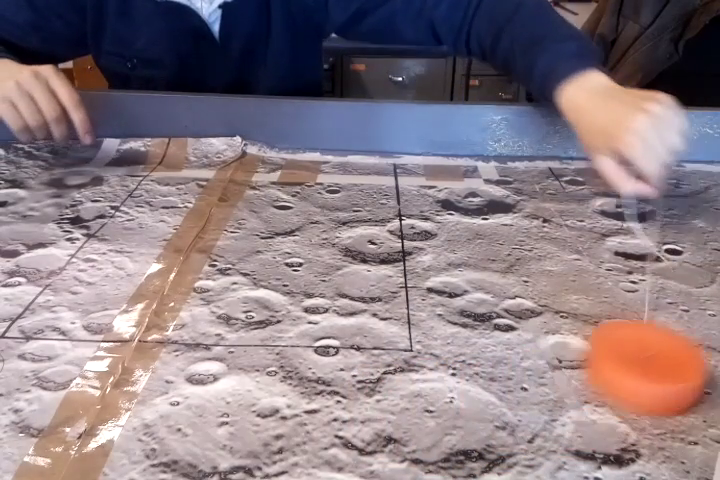
#> input picture frame 14 of OpenCV_code/object_tracking/video.mp4, 720 x 480 px
$ python object_tracking.py
#> lines starting #> are read from the running program, lines starting #| are printed output that depends on the picture
#> further down, frame is the input picture: shape (480, 720, 3); mean B, G, R 131.5, 125.1, 140.1
"""Tracking d'objet avec OpenCV"""

import cv2
import sys
import os; os.chdir(r"C:\Users\Armand\Dropbox\ISEP\a1\AIR\Sandbox\OpenCV\object_tracking")

def track(video_path, tracker_type, bbox, gui=False):
#> called with video_path = 'video.mp4', tracker_type = 'CSRT', bbox = (295, 330, 120, 120), gui = True
    print("tracker_type: {}".format(tracker_type))
    def create_tracker():
        if tracker_type == "BOOSTING":
            tracker = cv2.TrackerBoosting_create()
        if tracker_type == "MIL":
            tracker = cv2.TrackerMIL_create()
        if tracker_type == "KCF":
            tracker = cv2.TrackerKCF_create()
        if tracker_type == "TLD":
            tracker = cv2.TrackerTLD_create()
        if tracker_type == "MEDIANFLOW":
            tracker = cv2.TrackerMedianFlow_create()
        if tracker_type == "GOTURN":
            tracker = cv2.TrackerGOTURN_create()
        if tracker_type == "MOSSE":
            tracker = cv2.TrackerMOSSE_create()
        if tracker_type == "CSRT":
            tracker = cv2.TrackerCSRT_create()
        return tracker

    tracker = create_tracker()

    # Read video
    video = cv2.VideoCapture(video_path)

    # Exit if video not opened.
    if not video.isOpened():
        print("Could not open video")
        sys.exit()

    # Read first frame.
    ok, frame = video.read()
    if not ok:
        print("Cannot read video file")
        sys.exit()

    # if gui:
    #     # Uncomment the line below to select a different bounding box
    #     bbox = cv2.selectROI(frame, False)

    # Initialize tracker with first frame and bounding box
    tracker.init(frame, bbox)

    while True:
        # Read a new frame
        ok, frame = video.read()
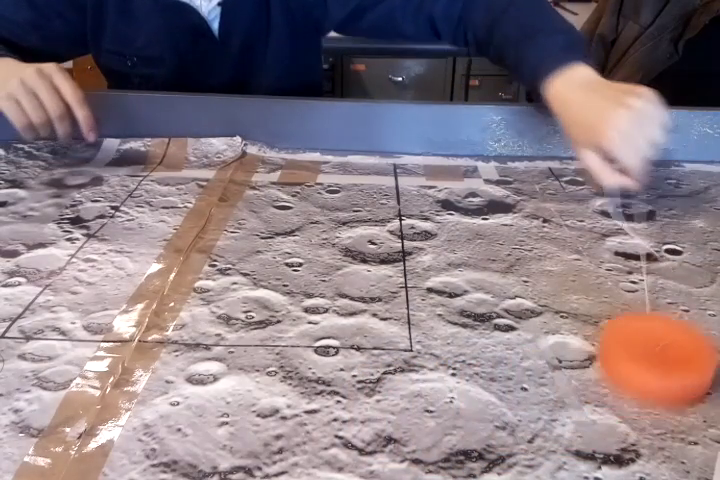
#> input picture frame 15 of OpenCV_code/object_tracking/video.mp4, 720 x 480 px
#> frame is the input picture: shape (480, 720, 3); mean B, G, R 131.2, 124.4, 138.7
        if not ok:
            break

        # Start timer
        timer = cv2.getTickCount()

        # Update tracker
        ok, bbox = tracker.update(frame)
#> ok = True; bbox = (295, 330, 120, 120)
        print("bbox: {}".format(bbox))
#| bbox: (295, 330, 120, 120)

        # Calculate Frames per second (FPS)
        fps = cv2.getTickFrequency() / (cv2.getTickCount() - timer)

        # Draw bounding box
        if ok:
            if gui:
                # Tracking success
                p1 = (int(bbox[0]), int(bbox[1]))
#> p1 = (295, 330)
                p2 = (int(bbox[0] + bbox[2]), int(bbox[1] + bbox[3]))
#> p2 = (415, 450)
                cv2.rectangle(frame, p1, p2, (255, 0, 0), 2, 1)
        else:
            # Tracking failure
            cv2.putText(frame, "Tracking failure detected", (100, 80), cv2.FONT_HERSHEY_SIMPLEX, 0.75, (0, 0, 255), 2)

        if gui:
            # Display tracker type on frame
            cv2.putText(frame, tracker_type + " Tracker", (100, 20), cv2.FONT_HERSHEY_SIMPLEX, 0.75, (50, 170, 50), 2);

            # Display FPS on frame
            cv2.putText(frame, "FPS : " + str(int(fps)), (100, 50), cv2.FONT_HERSHEY_SIMPLEX, 0.75, (50, 170, 50), 2);
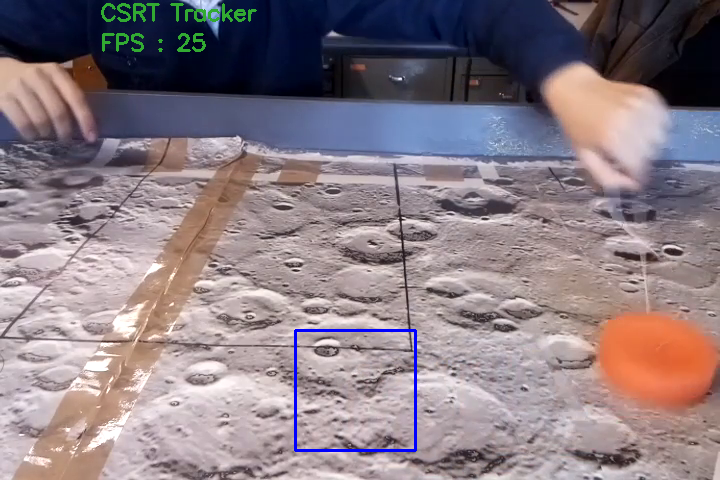
#> frame: shape (480, 720, 3); mean B, G, R 131.5, 124.4, 138.1

            # Display result
            cv2.imshow("Tracking", frame)

            # sleep(.1)
            # os.system('pause')

            # Exit if ESC pressed
            k = cv2.waitKey(1) & 0xff
#> (key Esc is pressed here)
            if k == 27:
                break


video_path = "video.mp4"
video = cv2.VideoCapture(video_path)
status, frame = video.read()
if status:
    cv2.imwrite("frame.jpg", frame)
else:
    print("Could not load video first frame")

cX, cY = 355, 390  # coordonnées du centre de l'objet à tracker sur la première image de la vidéo
radius = 60  # moitié de la longueur du côté du cadre initial qu'on choisit autour de l'objet à tracker
bbox = (cX-radius, cY-radius, 2*radius, 2*radius)  # définition du cadre initial

tracker_types = ["BOOSTING", "MIL", "KCF", "TLD", "MEDIANFLOW", "GOTURN", "MOSSE", "CSRT"]
tracker_type = tracker_types[7]  # choisir un algorithme de tracking; KCF et CSRT semble bien fonctionner

track(video_path, tracker_type, bbox, gui=True)

$ run again, starting later in the video
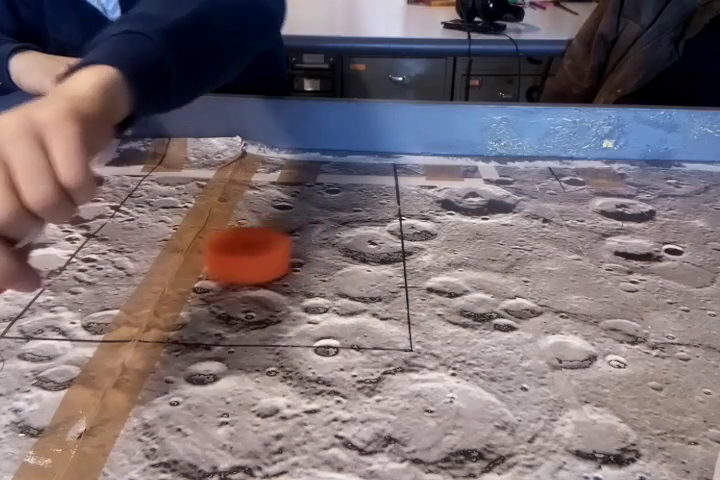
#> input picture frame 64 of OpenCV_code/object_tracking/video.mp4, 720 x 480 px
#> frame is the input picture: shape (480, 720, 3); mean B, G, R 114.3, 110.1, 121.8
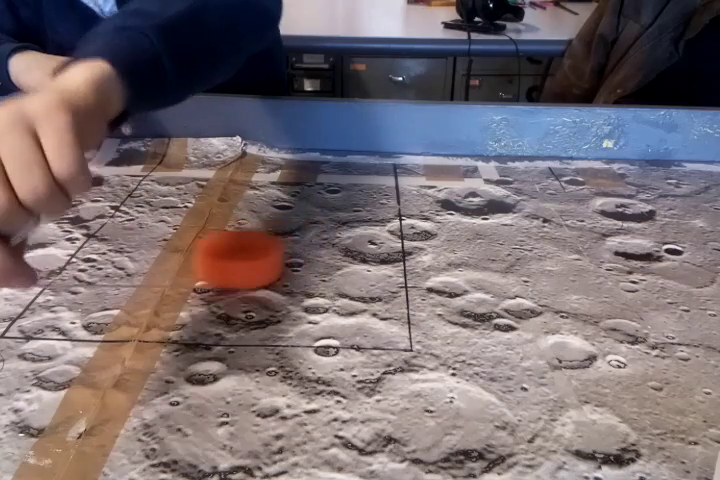
#> input picture frame 65 of OpenCV_code/object_tracking/video.mp4, 720 x 480 px
#> in track, frame is the input picture: shape (480, 720, 3); mean B, G, R 113.2, 109.5, 120.9
#> ok = True; bbox = (295, 330, 120, 120)
#| bbox: (295, 330, 120, 120)
#> p1 = (295, 330)
#> p2 = (415, 450)
#> in track, `cv2.putText(frame, "FPS : " + str(int(fps)), (100, 50), cv2.FONT_HERSH..`:
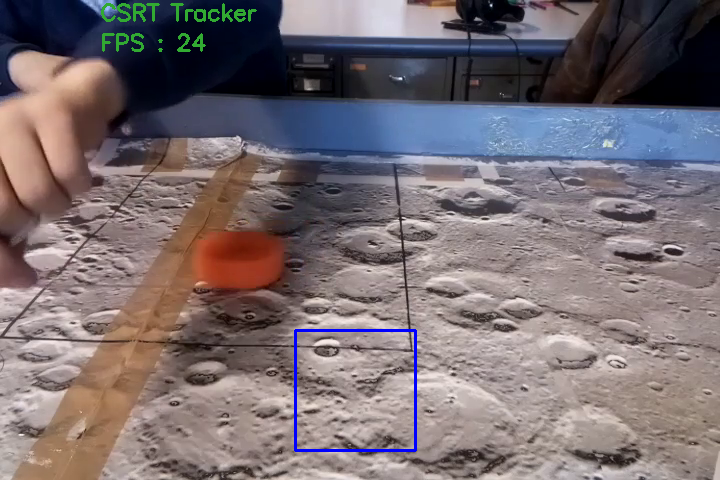
#> frame: shape (480, 720, 3); mean B, G, R 113.6, 109.6, 120.4

$ run again, starting later in the video
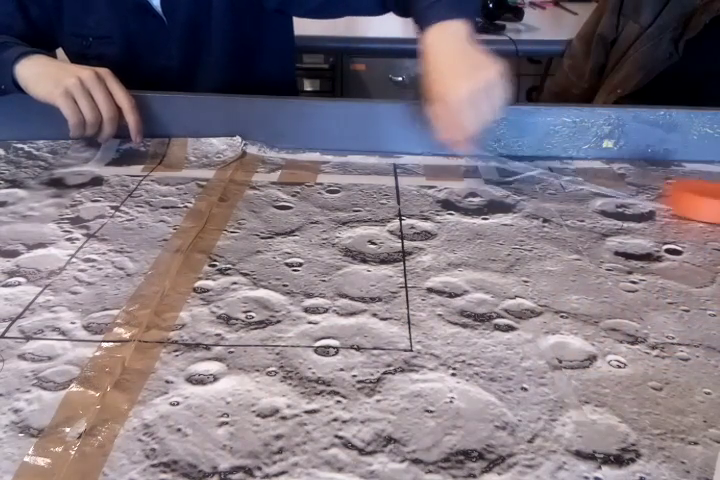
#> input picture frame 114 of OpenCV_code/object_tracking/video.mp4, 720 x 480 px
#> frame is the input picture: shape (480, 720, 3); mean B, G, R 128.9, 119, 129
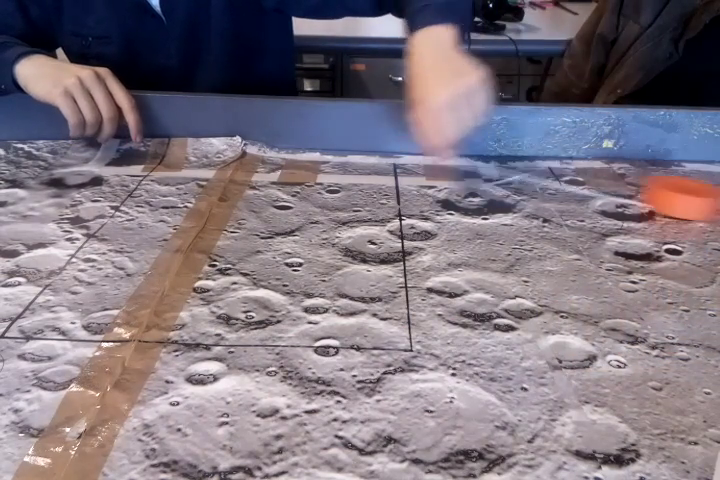
#> input picture frame 115 of OpenCV_code/object_tracking/video.mp4, 720 x 480 px
#> in track, frame is the input picture: shape (480, 720, 3); mean B, G, R 128.6, 118.6, 128.8
#> ok = True; bbox = (295, 330, 120, 120)
#| bbox: (295, 330, 120, 120)
#> p1 = (295, 330)
#> p2 = (415, 450)
#> in track, `cv2.putText(frame, "FPS : " + str(int(fps)), (100, 50), cv2.FONT_HERSH..`:
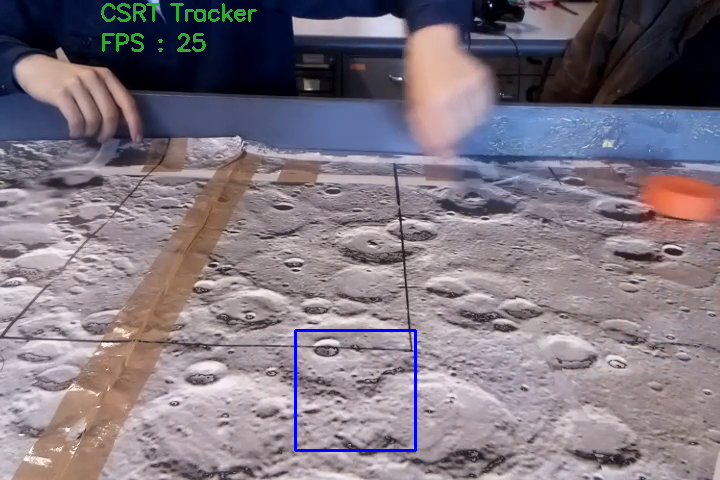
#> frame: shape (480, 720, 3); mean B, G, R 129, 118.7, 128.4
